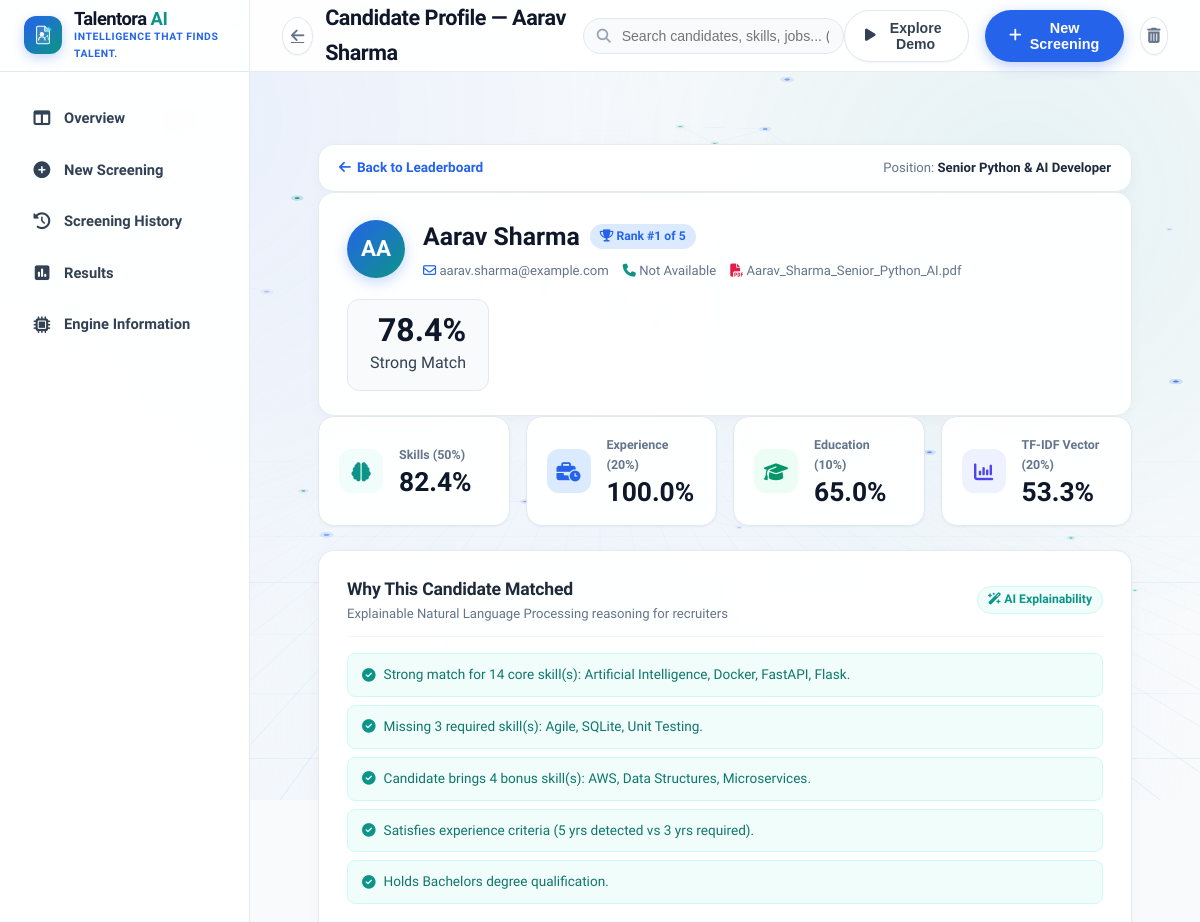
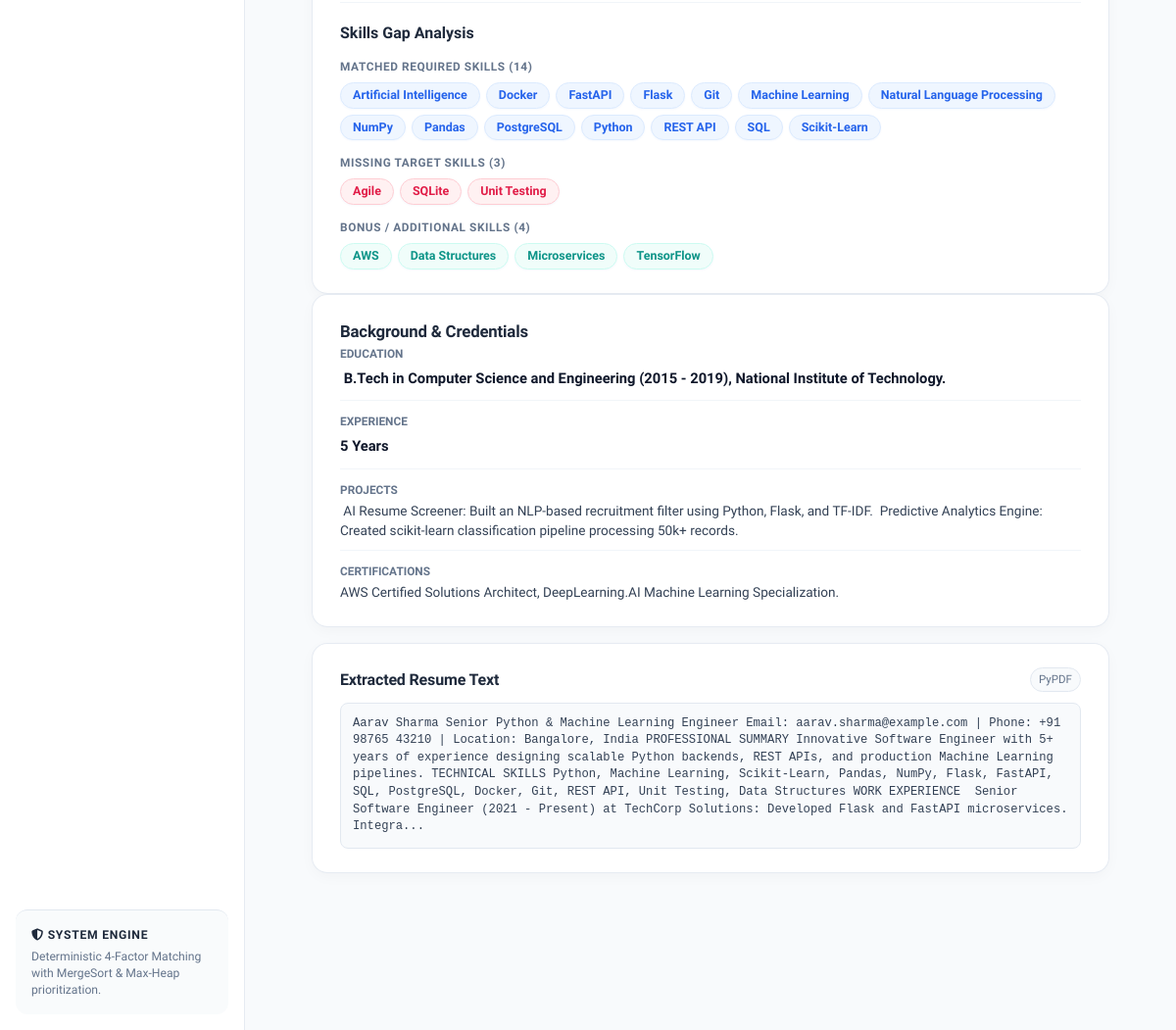
/candidate/2, run on the app's committed database (2 pictures, top to bottom).
### tables this page shows
CREATE TABLE candidates (
            id INTEGER PRIMARY KEY AUTOINCREMENT,
            job_id INTEGER,
            name TEXT NOT NULL,
            email TEXT,
            phone TEXT,
            education TEXT,
            experience_years REAL DEFAULT 0,
            resume_filename TEXT,
            match_score REAL DEFAULT 0,
            skill_score REAL DEFAULT 0,
            exp_score REAL DEFAULT 0,
            edu_score REAL DEFAULT 0,
            tfidf_score REAL DEFAULT 0,
            badge TEXT,
            badge_class TEXT,
            matched_skills TEXT,
            missing_skills TEXT,
            additional_skills TEXT,
            explanations_json TEXT,
            raw_text TEXT,
            projects TEXT,
            certifications TEXT,
            created_at TIMESTAMP DEFAULT CURRENT_TIMESTAMP,
            FOREIGN KEY (job_id) REFERENCES jobs (id) ON DELETE CASCADE
        );

CREATE TABLE jobs (
            id INTEGER PRIMARY KEY AUTOINCREMENT,
            job_title TEXT NOT NULL,
            job_description TEXT NOT NULL,
            required_skills TEXT,
            required_experience REAL DEFAULT 0,
            created_at TIMESTAMP DEFAULT CURRENT_TIMESTAMP
        );

### app.py (the view)
@app.route('/candidate/<int:candidate_id>')
def candidate_detail(candidate_id: int):
    cand = database.get_candidate_by_id(candidate_id)
    if not cand:
        flash("Candidate record not found.", "error")
        return redirect(url_for('dashboard'))
    job = database.get_job(cand["job_id"])
    all_job_cands = database.get_candidates_for_job(cand["job_id"])
    sorted_cands = merge_sort(all_job_cands, key=lambda c: c["match_score"], reverse=True)
    rank = 1
    for idx, c in enumerate(sorted_cands):
        if c["id"] == candidate_id:
            rank = idx + 1
            break
    cand["rank"] = rank
    cand["total_pool"] = len(sorted_cands)
    return render_template('candidate.html', candidate=cand, job=job)

### algorithms.py (called while the page is built)
def merge_sort(arr: List[Any], key: Optional[Callable[[Any], Any]] = None, reverse: bool = False) -> List[Any]:
    if len(arr) <= 1:
        return arr[:]
    mid = len(arr) // 2
    left = merge_sort(arr[:mid], key=key, reverse=reverse)
    right = merge_sort(arr[mid:], key=key, reverse=reverse)
    return _merge(left, right, key, reverse)

def _merge(left: List[Any], right: List[Any], key: Optional[Callable[[Any], Any]], reverse: bool) -> List[Any]:
    merged = []
    i = j = 0
    def get_val(item):
        return key(item) if key else item
    while i < len(left) and j < len(right):
        val_l = get_val(left[i])
        val_r = get_val(right[j])
        if (val_l >= val_r if reverse else val_l <= val_r):
            merged.append(left[i])
            i += 1
        else:
            merged.append(right[j])
            j += 1
    merged.extend(left[i:])
    merged.extend(right[j:])
    return merged

### app.py (called while the page is built)
@app.template_filter('format_exp')
def format_exp_filter(val):
    if val is None:
        return "0"
    try:
        f = float(val)
        return str(int(f)) if f.is_integer() else str(round(f, 1))
    except (ValueError, TypeError):
        return str(val)

### database.py (called while the page is built)
def get_db_connection() -> sqlite3.Connection:
    os.makedirs(DB_DIR, exist_ok=True)
    conn = sqlite3.connect(DB_PATH)
    conn.row_factory = sqlite3.Row
    return conn

def get_job(job_id: int) -> Optional[Dict[str, Any]]:
    conn = get_db_connection()
    cursor = conn.cursor()
    cursor.execute("SELECT * FROM jobs WHERE id = ?", (job_id,))
    row = cursor.fetchone()
    conn.close()
    if not row:
        return None
    res = dict(row)
    res["required_skills"] = json.loads(res["required_skills"]) if res["required_skills"] else []
    return res

### templates/candidate.html (shortened to what this page needs)
{% extends 'base.html' %}
{% block page_title %}Candidate Profile — {{ candidate.name }}{% endblock %}
{% block content %}
<div class="candidate-container">
    <div class="card-light-panel mb-4" style="padding: 12px 20px;">
        <div style="display: flex; align-items: center; justify-content: space-between; flex-wrap: wrap; gap: 10px;">
            <a href="{{ url_for('view_results', job_id=job.id) }}" class="link-clean">
                <i class="fa-solid fa-arrow-left"></i> Back to Leaderboard
            </a>
            <span style="font-size: 0.82rem; color: var(--color-slate-muted);">Position: <strong style="color: var(--color-slate-heading);">{{ job.job_title }}</strong></span>
        </div>
    </div>
    <div class="card-light-panel mb-4">
        <div style="display: flex; justify-content: space-between; align-items: center; flex-wrap: wrap; gap: 18px;">
            <div style="display: flex; align-items: center; gap: 18px;">
                <div style="width: 58px; height: 58px; border-radius: 50%; background: var(--gradient-primary); color: #ffffff; font-size: 1.4rem; font-weight: 800; display: flex; align-items: center; justify-content: center; box-shadow: 0 4px 14px rgba(37, 99, 235, 0.25);">
                    {{ candidate.name[:2]|upper if candidate.name != 'Not Available' else 'NA' }}
                </div>
                <div>
                    <div style="display: flex; align-items: center; gap: 10px; margin-bottom: 4px; flex-wrap: wrap;">
                        <h1 style="font-size: 1.55rem; font-weight: 800; color: var(--color-slate-title); margin: 0;">{{ candidate.name }}</h1>
                        <span style="font-size: 0.76rem; font-weight: 700; background: var(--color-soft-sky); color: var(--color-arctic-blue); padding: 3px 10px; border-radius: var(--radius-pill);">
                            <i class="fa-solid fa-trophy"></i> Rank #{{ candidate.rank }} of {{ candidate.total_pool }}
                        </span>
                    </div>
                    <div style="display: flex; gap: 14px; font-size: 0.82rem; color: var(--color-slate-muted); flex-wrap: wrap;">
                        <span><i class="fa-regular fa-envelope" style="color: var(--color-arctic-blue);"></i> {{ candidate.email }}</span>
                        <span><i class="fa-solid fa-phone" style="color: var(--color-teal);"></i> {{ candidate.phone }}</span>
                        <span><i class="fa-solid fa-file-pdf" style="color: var(--color-danger);"></i> {{ candidate.resume_filename }}</span>
                    </div>
                </div>
            </div>
            <div style="text-align: right; background: var(--color-ice-white); padding: 14px 22px; border-radius: var(--radius-md); border: 1px solid var(--border-color);">
                <div style="font-size: 2rem; font-weight: 900; color: var(--color-slate-title); line-height: 1;">{{ candidate.match_score }}%</div>
                <div style="margin-top: 4px;">
                    <span class="status-pill-light {% if candidate.match_score >= 70 %}pill-strong{% elif candidate.match_score >= 45 %}pill-moderate{% else %}pill-low{% endif %}">
                        {{ candidate.badge }}
                    </span>
                </div>
            </div>
        </div>
    </div>
    <div class="kpi-slots-grid mb-4">
        <div class="kpi-card-clean">
            <div class="kpi-icon-pill icon-teal"><i class="fa-solid fa-brain"></i></div>
            <div>
                <span class="kpi-label-muted">Skills (50%)</span>
                <div class="kpi-stat-bold">{{ candidate.skill_score }}%</div>
            </div>
        </div>
        <div class="kpi-card-clean">
            <div class="kpi-icon-pill icon-blue"><i class="fa-solid fa-business-time"></i></div>
            <div>
                <span class="kpi-label-muted">Experience (20%)</span>
                <div class="kpi-stat-bold">{{ candidate.exp_score }}%</div>
            </div>
        </div>
        <div class="kpi-card-clean">
            <div class="kpi-icon-pill icon-green"><i class="fa-solid fa-graduation-cap"></i></div>
            <div>
                <span class="kpi-label-muted">Education (10%)</span>
                <div class="kpi-stat-bold">{{ candidate.edu_score }}%</div>
            </div>
        </div>
        <div class="kpi-card-clean">
            <div class="kpi-icon-pill icon-indigo"><i class="fa-solid fa-chart-column"></i></div>
            <div>
                <span class="kpi-label-muted">TF-IDF Vector (20%)</span>
                <div class="kpi-stat-bold">{{ candidate.tfidf_score }}%</div>
            </div>
        </div>
    </div>
    <div class="mid-workspace-grid mb-4">
        <div class="card-light-panel">
            <div style="display: flex; justify-content: space-between; align-items: center; margin-bottom: 16px; padding-bottom: 12px; border-bottom: 1px solid var(--border-color-light);">
                <div>
                    <h3 class="panel-title-clean">Why This Candidate Matched</h3>
                    <p class="panel-sub-text">Explainable Natural Language Processing reasoning for recruiters</p>
                </div>
                <span style="font-size: 0.76rem; font-weight: 700; background: var(--color-soft-teal); color: var(--color-teal); padding: 3px 10px; border-radius: var(--radius-pill); border: 1px solid var(--color-soft-teal-border);">
                    <i class="fa-solid fa-wand-magic-sparkles"></i> AI Explainability
                </span>
            </div>
            <div class="explain-list">
                {% if candidate.explanations %}
                    {% for exp in candidate.explanations %}
                        <div style="background: var(--color-soft-teal); border: 1px solid var(--color-soft-teal-border); color: #0F766E; padding: 10px 14px; border-radius: var(--radius-sm); font-size: 0.85rem; display: flex; align-items: center; gap: 8px; margin-bottom: 8px;">
                            <i class="fa-solid fa-circle-check" style="color: var(--color-teal);"></i>
                            <span>{{ exp }}</span>
                        </div>
                    {% endfor %}
                {% else %}
                    <p style="font-size: 0.85rem; color: var(--color-slate-muted);">Standard multi-factor scoring applied across verified skills, education, and tenure thresholds.</p>
                {% endif %}
            </div>
            <div style="margin-top: 20px; padding-top: 18px; border-top: 1px solid var(--border-color-light);">
                <h4 style="font-size: 1rem; font-weight: 800; color: var(--color-slate-heading); margin-bottom: 12px;">Skills Gap Analysis</h4>
                <div style="margin-bottom: 14px;">
                    <span style="font-size: 0.74rem; font-weight: 800; color: var(--color-slate-muted); text-transform: uppercase; letter-spacing: 0.05em; display: block; margin-bottom: 6px;">
                        Matched Required Skills ({{ candidate.matched_skills|length }})
                    </span>
                    <div class="skills-pill-cluster">
                        {% for s in candidate.matched_skills %}
                            <span class="skill-pill-tag">{{ s }}</span>
                        {% endfor %}
                    </div>
                </div>
                {% if candidate.missing_skills %}
                <div style="margin-bottom: 14px;">
                    <span style="font-size: 0.74rem; font-weight: 800; color: var(--color-slate-muted); text-transform: uppercase; letter-spacing: 0.05em; display: block; margin-bottom: 6px;">
                        Missing Target Skills ({{ candidate.missing_skills|length }})
                    </span>
                    <div class="skills-pill-cluster">
                        {% for s in candidate.missing_skills %}
                            <span class="skill-pill-tag is-missing">{{ s }}</span>
                        {% endfor %}
                    </div>
                </div>
                {% endif %}
                {% if candidate.additional_skills %}
                <div>
                    <span style="font-size: 0.74rem; font-weight: 800; color: var(--color-slate-muted); text-transform: uppercase; letter-spacing: 0.05em; display: block; margin-bottom: 6px;">
                        Bonus / Additional Skills ({{ candidate.additional_skills|length }})
                    </span>
                    <div class="skills-pill-cluster">
                        {% for s in candidate.additional_skills %}
                            <span class="skill-pill-tag is-bonus">{{ s }}</span>
                        {% endfor %}
                    </div>
                </div>
                {% endif %}
            </div>
        </div>
        <div style="display: flex; flex-direction: column; gap: 16px;">
            <div class="card-light-panel">
                <h3 class="panel-title-clean mb-3" style="font-size: 1.05rem;">Background &amp; Credentials</h3>
                <div style="margin-bottom: 12px; padding-bottom: 10px; border-bottom: 1px solid var(--border-color-light);">
                    <span style="font-size: 0.74rem; font-weight: 800; color: var(--color-slate-muted); text-transform: uppercase; display: block; margin-bottom: 2px;">Education</span>
                    <span style="font-size: 0.92rem; font-weight: 700; color: var(--color-slate-title);">{{ candidate.education }}</span>
                </div>
                <div style="margin-bottom: 12px; padding-bottom: 10px; border-bottom: 1px solid var(--border-color-light);">
                    <span style="font-size: 0.74rem; font-weight: 800; color: var(--color-slate-muted); text-transform: uppercase; display: block; margin-bottom: 2px;">Experience</span>
                    <span style="font-size: 0.92rem; font-weight: 700; color: var(--color-slate-title);">{{ candidate.experience_years|format_exp }} Years</span>
                </div>
                <div style="margin-bottom: 12px; padding-bottom: 10px; border-bottom: 1px solid var(--border-color-light);">
                    <span style="font-size: 0.74rem; font-weight: 800; color: var(--color-slate-muted); text-transform: uppercase; display: block; margin-bottom: 2px;">Projects</span>
                    <p style="font-size: 0.85rem; color: var(--color-slate-body); line-height: 1.45;">{{ candidate.projects if candidate.projects else 'Extracted from resume work history.' }}</p>
                </div>
                <div>
                    <span style="font-size: 0.74rem; font-weight: 800; color: var(--color-slate-muted); text-transform: uppercase; display: block; margin-bottom: 2px;">Certifications</span>
                    <p style="font-size: 0.85rem; color: var(--color-slate-body); line-height: 1.45;">{{ candidate.certifications if candidate.certifications else 'Verified credentials in engineering profile.' }}</p>
                </div>
            </div>
            <div class="card-light-panel">
                <div style="display: flex; justify-content: space-between; align-items: center; margin-bottom: 10px;">
                    <h3 class="panel-title-clean" style="font-size: 1rem;">Extracted Resume Text</h3>
                    <span style="font-size: 0.72rem; background: var(--color-ice-white); border: 1px solid var(--border-color); padding: 2px 8px; border-radius: var(--radius-pill); color: var(--color-slate-muted);">PyPDF</span>
                </div>
                <div style="background: var(--color-ice-white); border-radius: var(--radius-sm); padding: 12px; font-size: 0.76rem; color: var(--color-slate-body); max-height: 150px; overflow-y: auto; font-family: monospace; border: 1px solid var(--border-color); line-height: 1.45;">
                    {{ candidate.raw_text[:600] }}...
                </div>
            </div>
        </div>
    </div>
</div>
{% endblock %}

### data on the page
candidates: name "Aarav Sharma", name "AA", email "aarav.sharma@example.com", phone "Not Available", resume_filename "Aarav_Sharma_Senior_Python_AI.pdf", match_score "78.4", badge "Strong Match", skill_score "82.4", exp_score "100.0", edu_score "65.0", tfidf_score "53.3", education " B.Tech in Computer Science and Engineering (2015 - 2019), National Institute of Technology.", experience_years "5", projects " AI Resume Screener: Built an NLP-based recruitment filter using Python, Flask, and TF-IDF.  Predictive Analytics Engine: Created scikit-learn classification pipeline processing 50k+ records.", certifications "AWS Certified Solutions Architect, DeepLearning.AI Machine Learning Specialization.", raw_text "Aarav Sharma Senior Python & Machine Learning Engineer Email: aarav.sharma@example.com | Phone: +91 98765 43210 | Location: Bangalore, India PROFESSIONAL SUMMARY Innovative Software Engineer with 5+ years of experience designing scalable Python backends, REST APIs, and production Machine Learning pipelines. TECHNICAL SKILLS Python, Machine Learning, Scikit-Learn, Pandas, NumPy, Flask, FastAPI, SQL, PostgreSQL, Docker, Git, REST API, Unit Testing, Data Structures WORK EXPERIENCE  Senior Software Engineer (2021 - Present) at TechCorp Solutions: Developed Flask and FastAPI microservices. Integra"
jobs: job_title "Senior Python & AI Developer"

### other printed values
{{ candidate.rank }} "1"
{{ candidate.total_pool }} "5"
{{ exp }} "Strong match for 14 core skill(s): Artificial Intelligence, Docker, FastAPI, Flask." "Missing 3 required skill(s): Agile, SQLite, Unit Testing." "Candidate brings 4 bonus skill(s): AWS, Data Structures, Microservices." "Satisfies experience criteria (5 yrs detected vs 3 yrs required)." "Holds Bachelors degree qualification."
{{ candidate.matched_skills|length }} "14"
{{ s }} "Artificial Intelligence" "Docker" "FastAPI" "Flask" "Git" "Machine Learning" "Natural Language Processing" "NumPy" "Pandas" "PostgreSQL" "Python" "REST API" "SQL" "Scikit-Learn"
{{ candidate.missing_skills|length }} "3"
{{ s }} "Agile" "SQLite" "Unit Testing"
{{ candidate.additional_skills|length }} "4"
{{ s }} "AWS" "Data Structures" "Microservices" "TensorFlow"
